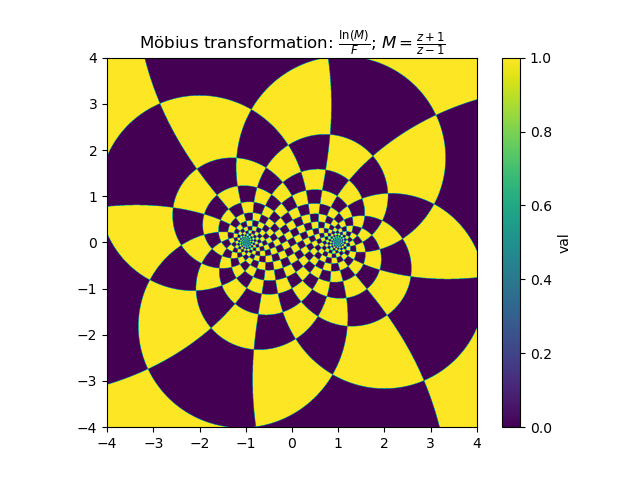

Write Python code to recreate this figure.
#!/usr/bin/env python3


import matplotlib.pyplot as plt

import numpy as np


def flat(x1, x2, y1, y2, steps_per_unit):
    a = np.linspace(x1, x2, int((x2-x1)*steps_per_unit + 1))[np.newaxis, ...]
    b = np.linspace(y2, y1, int((y2-y1)*steps_per_unit + 1))[..., np.newaxis] * 1j
    return a + b


def main():
    z = flat(-4, 4, -4, 4, 200)

    modX = 1  # tilling rects size
    modY = 1
    N = 5  # number of A-spirals
    M = 9  # number of B-spirals
    F = np.pi * 2j / (M*modY*1j+N*modX)

    with np.errstate(invalid='ignore', divide='ignore'):
        f = np.log((z+1)/(z-1)) / F

    np.nan_to_num(f, copy=False)  # f[z-1 == 0] = 0; f[z+1 == 0] = 0

    x = np.real(f) % modX
    y = np.imag(f) % modY
    data = np.logical_xor(np.logical_and(x > .25, x < .75), np.logical_and(y > .25, y < .75)).astype(int)

    plt.imshow(data, extent=(-4, 4, -4, 4))
    plt.colorbar().set_label('val')
    plt.title(r'Möbius transformation: $\frac{\ln(M)}{F}$; $M=\frac{z+1}{z-1}$')
    plt.show()


if __name__ == '__main__':
    main()
